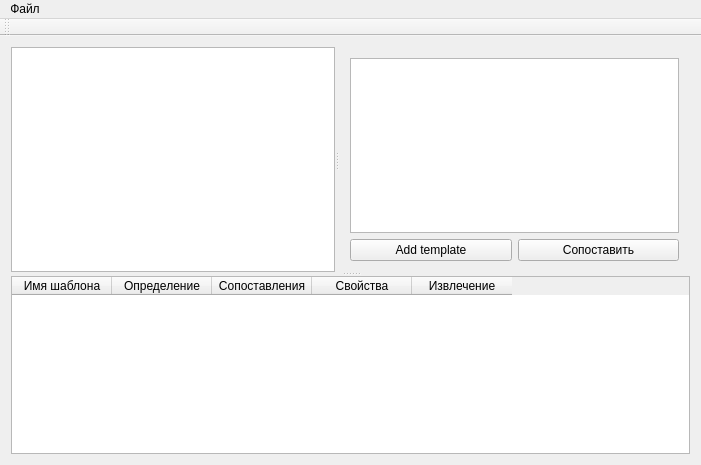
<?xml version="1.0" encoding="UTF-8"?>
<ui version="4.0">
 <class>MainWindow</class>
 <widget class="QMainWindow" name="MainWindow">
  <property name="geometry">
   <rect>
    <x>0</x>
    <y>0</y>
    <width>701</width>
    <height>465</height>
   </rect>
  </property>
  <property name="windowTitle">
   <string>MainWindow</string>
  </property>
  <widget class="QWidget" name="centralWidget">
   <layout class="QGridLayout" name="gridLayout">
    <item row="0" column="0">
     <widget class="QSplitter" name="splitter_2">
      <property name="orientation">
       <enum>Qt::Vertical</enum>
      </property>
      <widget class="QSplitter" name="splitter">
       <property name="orientation">
        <enum>Qt::Horizontal</enum>
       </property>
       <widget class="QTextEdit" name="textEdit">
        <property name="html">
         <string>&lt;!DOCTYPE HTML PUBLIC &quot;-//W3C//DTD HTML 4.0//EN&quot; &quot;http://www.w3.org/TR/REC-html40/strict.dtd&quot;&gt;
&lt;html&gt;&lt;head&gt;&lt;meta name=&quot;qrichtext&quot; content=&quot;1&quot; /&gt;&lt;style type=&quot;text/css&quot;&gt;
p, li { white-space: pre-wrap; }
&lt;/style&gt;&lt;/head&gt;&lt;body style=&quot; font-family:'Tahoma'; font-size:10pt; font-weight:400; font-style:normal;&quot;&gt;
&lt;p style=&quot;-qt-paragraph-type:empty; margin-top:0px; margin-bottom:0px; margin-left:0px; margin-right:0px; -qt-block-indent:0; text-indent:0px; font-family:'MS Shell Dlg 2'; font-size:8pt;&quot;&gt;&lt;br /&gt;&lt;/p&gt;&lt;/body&gt;&lt;/html&gt;</string>
        </property>
       </widget>
       <widget class="QWidget" name="">
        <layout class="QGridLayout" name="gridLayout_3">
         <item row="1" column="0">
          <widget class="QPushButton" name="pbAddTemplate">
           <property name="text">
            <string>Add template</string>
           </property>
          </widget>
         </item>
         <item row="1" column="1">
          <widget class="QPushButton" name="pbApplyTemplate">
           <property name="text">
            <string>Сопоставить</string>
           </property>
          </widget>
         </item>
         <item row="0" column="0" colspan="2">
          <widget class="QListWidget" name="listTemplate"/>
         </item>
        </layout>
       </widget>
      </widget>
      <widget class="QTableWidget" name="tableMatch">
       <property name="sizePolicy">
        <sizepolicy hsizetype="Expanding" vsizetype="Expanding">
         <horstretch>0</horstretch>
         <verstretch>0</verstretch>
        </sizepolicy>
       </property>
       <property name="maximumSize">
        <size>
         <width>16777215</width>
         <height>16777215</height>
        </size>
       </property>
       <property name="editTriggers">
        <set>QAbstractItemView::NoEditTriggers</set>
       </property>
       <column>
        <property name="text">
         <string>Имя шаблона</string>
        </property>
       </column>
       <column>
        <property name="text">
         <string>Определение</string>
        </property>
       </column>
       <column>
        <property name="text">
         <string>Сопоставления</string>
        </property>
       </column>
       <column>
        <property name="text">
         <string>Свойства</string>
        </property>
       </column>
       <column>
        <property name="text">
         <string>Извлечение</string>
        </property>
       </column>
      </widget>
     </widget>
    </item>
   </layout>
  </widget>
  <widget class="QMenuBar" name="menuBar">
   <property name="geometry">
    <rect>
     <x>0</x>
     <y>0</y>
     <width>701</width>
     <height>24</height>
    </rect>
   </property>
   <widget class="QMenu" name="menu">
    <property name="title">
     <string>Файл</string>
    </property>
    <addaction name="loadText"/>
    <addaction name="loadTemplate"/>
   </widget>
   <addaction name="menu"/>
  </widget>
  <widget class="QToolBar" name="mainToolBar">
   <attribute name="toolBarArea">
    <enum>TopToolBarArea</enum>
   </attribute>
   <attribute name="toolBarBreak">
    <bool>false</bool>
   </attribute>
  </widget>
  <action name="loadText">
   <property name="text">
    <string>Загрузить текст</string>
   </property>
  </action>
  <action name="loadTemplate">
   <property name="text">
    <string>Загрузить шаблоны</string>
   </property>
  </action>
 </widget>
 <layoutdefault spacing="6" margin="11"/>
 <resources/>
 <connections/>
</ui>
